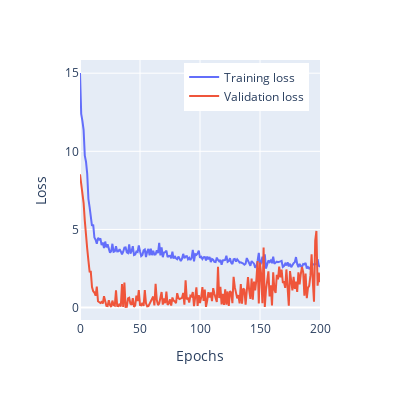

Write notebook code for a chart like this one.
### Code cell
model = network(1, 6, 1)
criterion = torch.nn.MSELoss()
optimizer = torch.optim.Adam(model.parameters(), lr=0.05)
train_loss, valid_loss = trainer(model, criterion, optimizer, trainloader, validloader, epochs=201)

plot_loss(train_loss, valid_loss)

### Figure 1 — Plotly figure (JSON) as saved in the notebook; plotly's stock layout.template omitted (floating-point values rounded to 4 significant figures; data arrays with more than 128 entries replaced by an {"elided": "..."} marker saying what was removed)
{"data": [{"line": {"width": 2}, "mode": "lines", "name": "Training loss", "type": "scatter", "x": {"elided": "201 int values"}, "y": {"elided": "201 float values"}}, {"line": {"width": 2}, "mode": "lines", "name": "Validation loss", "type": "scatter", "x": {"elided": "201 int values"}, "y": {"elided": "201 float values"}}], "layout": {"height": 400, "legend": {"x": 0.434, "xanchor": "left", "y": 0.99, "yanchor": "top"}, "margin": {"t": 60}, "title": {"y": 0.93}, "width": 400, "xaxis": {"title": {"text": "Epochs"}}, "yaxis": {"title": {"text": "Loss"}}}}
